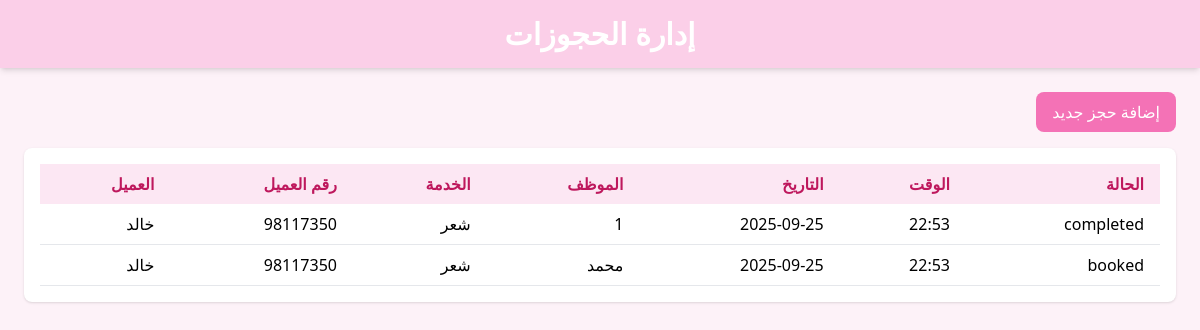
Screenshot of /pos/bookings (signed in) with the database file from the repository.
### models.py (models this page shows)
class Booking(db.Model):
    id = db.Column(db.Integer, primary_key=True)
    customer_id = db.Column(db.Integer, db.ForeignKey('customer.id'))
    service_id = db.Column(db.Integer, db.ForeignKey('service.id'))
    employee_id = db.Column(db.Integer, db.ForeignKey('employee.id'))
    date = db.Column(db.Date)
    time = db.Column(db.Time)
    status = db.Column(db.String(20))
    customer = db.relationship('Customer', backref='bookings', lazy=True)
    service = db.relationship('Service', backref='bookings', lazy=True)
    employee = db.relationship('Employee', backref='bookings', lazy=True)

class Customer(db.Model):
    id = db.Column(db.Integer, primary_key=True)
    name = db.Column(db.String(100), nullable=False)
    phone = db.Column(db.String(20), unique=True, nullable=False)
    email = db.Column(db.String(120))
    visits = db.Column(db.Integer, default=0)
    loyalty_points = db.Column(db.Integer, default=0)

class Service(db.Model):
    id = db.Column(db.Integer, primary_key=True)
    name = db.Column(db.String(100), nullable=False)
    price = db.Column(db.Numeric(10,2), nullable=False)
    duration_minutes = db.Column(db.Integer)
    image_url = db.Column(db.String(200))
    employee_id = db.Column(db.Integer, db.ForeignKey('employee.id'))

class Employee(db.Model):
    id = db.Column(db.Integer, primary_key=True)
    name = db.Column(db.String(100), nullable=False)
    specialty = db.Column(db.String(100))
    work_hours = db.Column(db.String(100))
    commission_rate = db.Column(db.Numeric(5,2), default=0.0)
    role = db.Column(db.String(30), default='staff')  # admin, staff, accountant
    user_id = db.Column(db.Integer, db.ForeignKey('user.id'))
    user = db.relationship('User', backref='employee')

### routes/main.py (the view, shortened to what this page needs)
@main_bp.route('/pos/bookings', methods=['GET', 'POST'])
def pos_bookings():
    if session.get('role') not in ['accountant', 'admin']:
        return "Access Denied", 403
    employees = Employee.query.all()
    services = Service.query.all()
    customers = Customer.query.all()
    bookings = Booking.query.order_by(Booking.date.desc(), Booking.time.desc()).all()
    return render_template(
        'pos_bookings.html',
        employees=employees,
        services=services,
        customers=customers,
        bookings=bookings
    )

### templates/pos_bookings.html (shortened to what this page needs)
<!DOCTYPE html>
<html lang="ar">
<head>
<script src="https://cdn.tailwindcss.com"></script>
</head>
<body class="bg-pink-50 font-sans">
<header class="bg-pink-200 p-4 shadow-md">
    <h1 class="text-3xl font-bold text-white text-center">إدارة الحجوزات</h1>
</header>
<main class="p-6">
  <div class="mb-4 text-right">
    <button
      class="bg-pink-400 text-white py-2 px-4 rounded-lg hover:bg-pink-500 transition"
      onclick="openBookingModal()">
      إضافة حجز جديد
    </button>
  </div>
  <div class="overflow-x-auto bg-white rounded-lg shadow p-4">
    <table class="min-w-full text-right">
      <thead class="bg-pink-100 text-pink-700">
        <tr>
          <th class="py-2 px-4">العميل</th>
          <th class="py-2 px-4">رقم العميل</th>
          <th class="py-2 px-4">الخدمة</th>
          <th class="py-2 px-4">الموظف</th>
          <th class="py-2 px-4">التاريخ</th>
          <th class="py-2 px-4">الوقت</th>
          <th class="py-2 px-4">الحالة</th>
        </tr>
      </thead>
      <tbody>
        {% for booking in bookings %}
        <tr class="border-b hover:bg-pink-50">
          <td class="py-2 px-4">{{ booking.customer.name }}</td>
          <td class="py-2 px-4">{{ booking.customer.phone }}</td>
          <td class="py-2 px-4">{{ booking.service.name }}</td>
          <td class="py-2 px-4">{{ booking.employee.name }}</td>
          <td class="py-2 px-4">{{ booking.date.strftime('%Y-%m-%d') }}</td>
          <td class="py-2 px-4">{{ booking.time.strftime('%H:%M') }}</td>
          <td class="py-2 px-4">{{ booking.status }}</td>
        </tr>
        {% else %}
        <tr>
          <td colspan="7" class="py-4 text-center text-gray-500">لا توجد حجوزات بعد</td>
        </tr>
        {% endfor %}
      </tbody>
    </table>
  </div>
</main>
</body>
</html>

### rows the page displays
Booking: customer.name "خالد", customer.phone "98117350", service.name "شعر", employee.name "1", date "2025-09-25", time "22:53", status "completed"
Booking: customer.name "خالد", customer.phone "98117350", service.name "شعر", employee.name "محمد", date "2025-09-25", time "22:53", status "booked"
